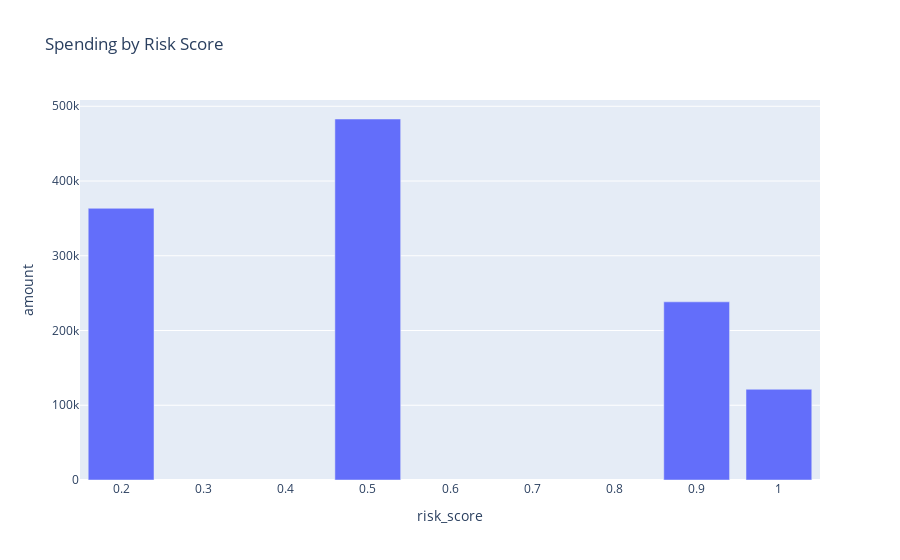

The notebook cell saved with this chart:
### Markdown cell above
### Risk Score vs Total Spend

### Code cell
risk_summary = tx_debit.groupby('risk_score')['amount'].sum().reset_index()

fig = px.bar(risk_summary, x='risk_score', y='amount', title='Spending by Risk Score')
fig.show()

### Figure 1 — Plotly figure (JSON) as saved in the notebook; plotly's stock layout.template omitted (floating-point values rounded to 4 significant figures)
{"data": [{"alignmentgroup": "True", "hovertemplate": "risk_score=%{x}<br>amount=%{y}<extra></extra>", "legendgroup": "", "marker": {"color": "#636efa", "pattern": {"shape": ""}}, "name": "", "offsetgroup": "", "orientation": "v", "showlegend": false, "textposition": "auto", "type": "bar", "x": [0.2, 0.5, 0.9, 1], "xaxis": "x", "y": [363500.0, 483000.0, 238400.0, 121400.0], "yaxis": "y"}], "layout": {"barmode": "relative", "legend": {"tracegroupgap": 0}, "title": {"text": "Spending by Risk Score"}, "xaxis": {"anchor": "y", "domain": [0, 1], "title": {"text": "risk_score"}}, "yaxis": {"anchor": "x", "domain": [0, 1], "title": {"text": "amount"}}}}
